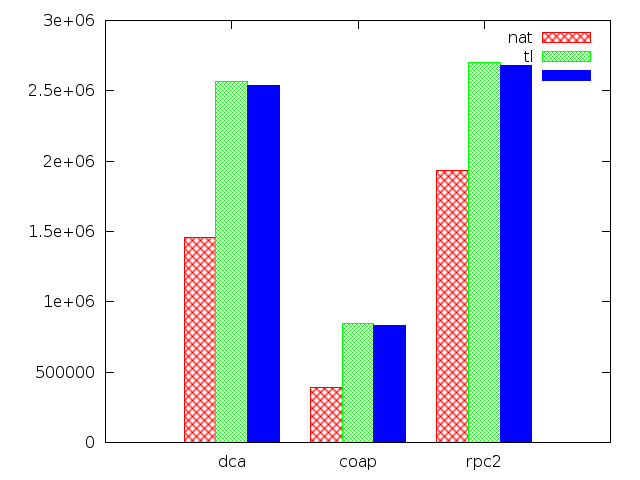

Write Python code to recreate this figure.
import gnuplot
import os

script = """
set terminal png
set output '%(outfile)s.png'

set style data histogram
set style histogram cluster gap 1
set palette gray

set style fill pattern 1 border
set auto x
set yrange [0:*]
plot '%(infile)s' using 2:xtic(1) title col, '' using 3:xtic(1) title col, '' using 4:xtic(1) title col
"""

def plot(path, values, (apps_, variants_, measurements)):
    assert "cpu" in measurements
    
    apps = ["dca", "coap", "rpc2"]
    assert set(apps).issubset(set(apps_)), str(apps_)

    variants = ["nat", "tl", "tc"]
    assert set(variants).issubset(set(variants_)), str(variants_)

    plotdata = gnuplot.grouped_boxes(values, apps, variants, "cpu")

    config = {'outfile': os.path.join(path, "cpu")}
    gnuplot.plot(script, config, plotdata)
